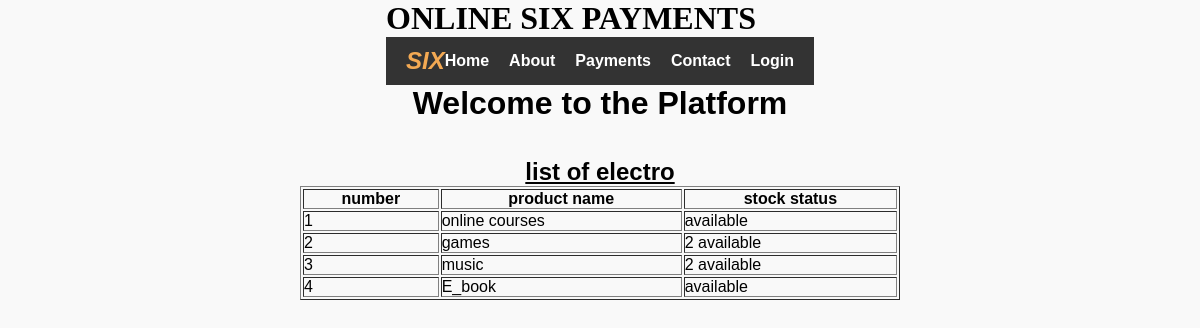
Screenshot of /table2.php with the database file from the repository.
### tables this page shows
CREATE TABLE `digital_products` (
  `dig_id` int(255) NOT NULL,
  `name` varchar(255) DEFAULT NULL,
  `stock` varchar(255) DEFAULT NULL
);

### table2.php (the view, shortened to what this page needs)
<!DOCTYPE html>
<html lang="en">
<head>
    <link rel="stylesheet" href="css/home.css">
</head>
<body>
<div>
               <h1 style="font-family: cursive;">  ONLINE SIX PAYMENTS <img src="logo.jpg" style="width:50px;height:15px;"></h1>
               </div>
               <nav class="navbar">
                   <div class="logo"><i><b>SIX</b></i></div>
                   <ul class="nav-links">
                       <li><a href="home.php">Home</a></li>
                       <li><a href="about.php">About</a></li>
                       <li><a href="#">Payments</a></li>
                       <li><a href="#">Contact</a></li>
                       <li><a href="login.php">Login</a></li>
                   </ul>
               </nav>
               <h1>Welcome to the Platform</h1><br><br>
               <?php
               include 'connection.php';
               $sel = "select * from digital_products";
               $res = $con->query($sel);
               ?>
               <center><h2><u>list of electro</u></h2></center>
               <table border="1"; style="width:50%";>
                <tr>
                    <th>number</th>
                    <th>product name</th>
                    <th>stock status</th>
                </tr>
                <?php
                if ($res->num_rows > 0){
                while ($row= $res->fetch_assoc()){
                    echo "<tr>
                    <td>{$row['dig_id']}</td>
                    <td>{$row['name']}</td>
                    <td>{$row['stock']}</td>
                    </tr>";
                }}
                else {
                    echo "<tr><td colspan='3'>No data found</td></tr>";
                }
                ?>
                </table>
</body>
</html>

### css/home.css (style rules this page uses)
* { margin: 0; padding: 0; box-sizing: border-box; }
.navbar { display: flex; justify-content: space-between; align-items: center; padding: 10px 20px; background-color: #333; color: white; }
.logo { font-size: 1.5em; font-weight: bold; color: #f3a953; }
.nav-links { list-style: none; display: flex; gap: 20px; }
.nav-links li { display: inline; }
.nav-links a { text-decoration: none; color: white; font-weight: bold; transition: color 0.3s ease; }
body { font-family: Arial, sans-serif; margin: 0; padding: 0; display: flex; flex-direction: column; align-items: center; background-color: #f9f9f9; }

### rows the page displays
digital_products: dig_id "1", name "online courses", stock "available"
digital_products: dig_id "2", name "games", stock "2 available"
digital_products: dig_id "3", name "music", stock "2 available"
digital_products: dig_id "4", name "E_book", stock "available"
